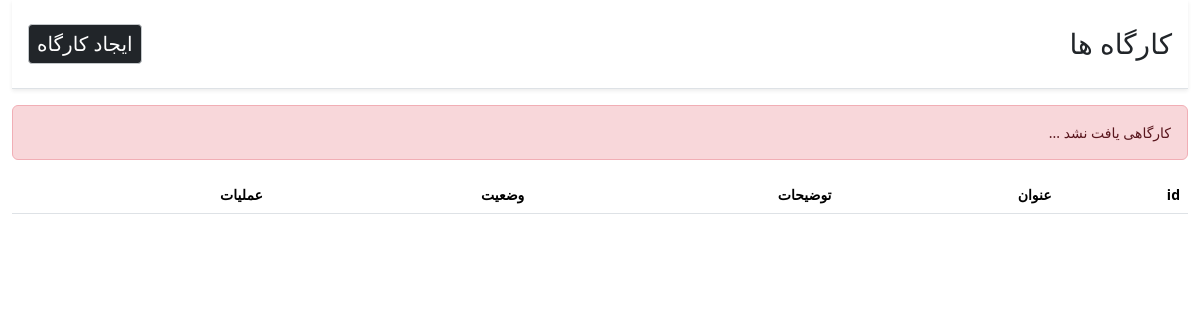
Page /admin_panel.php on the earlier database version.
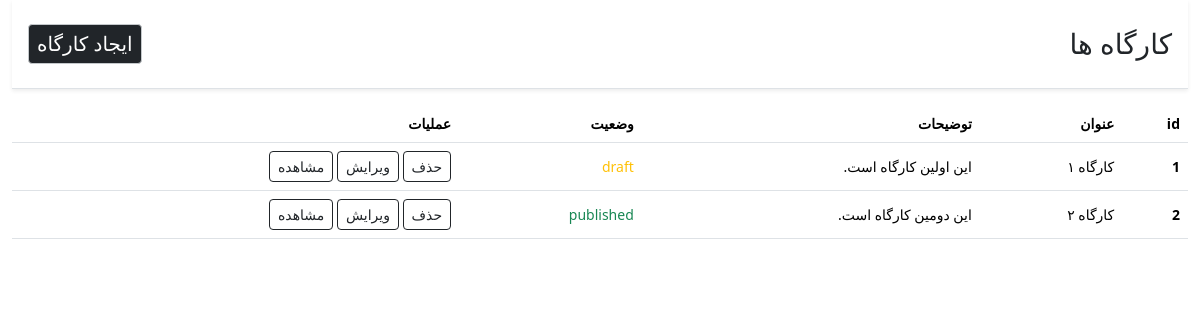
Same page on the later database version.
### tables this page shows
CREATE TABLE `workshops` (
  `id` int(11) NOT NULL,
  `title` varchar(255) NOT NULL,
  `body` text NOT NULL,
  `status` varchar(255) NOT NULL DEFAULT 'draft'
);

### admin_panel.php (the view, shortened to what this page needs)
<?php
include "./db.php";
$workshops = $db->query("SELECT * FROM workshops");
?>
<!doctype html>
<html lang="fa" dir="rtl">
    <head>
        <link rel="stylesheet" href="https://cdn.jsdelivr.net/npm/bootstrap@5.3.3/dist/css/bootstrap.rtl.min.css">
    </head>
    <body>
        <div class="container-fluid">
            <div class="row">
                <main class="col-12 ms-sm-auto  ">
                    <div class="d-flex shadow-sm justify-content-between flex-wrap flex-md-nowrap  align-items-center pt-4 pb-3 px-3 mb-3 border-bottom">
                        <h1 class="fs-3">کارگاه ها</h1>
                        <div class="btn-toolbar mb-md-2 mb-0 ">
                            <a href="#" class="btn btn-sm border border-secondary-subtle btn-dark fs-5 fw-medium btnCreate" data-bs-toggle="modal" data-bs-target="#edit&createModal">
                                ایجاد کارگاه
                            </a>
                        </div>
                    </div>
                    <div class="mt-t">
                        <div class="table-responsive small">
                            <table class="table table-hover align-middle">
                                <thead>
                                    <tr>
                                        <th>id</th>
                                        <th>عنوان</th>
                                        <th>توضیحات</th>
                                        <th>وضعیت</th>
                                        <th>عملیات</th>
                                    </tr>
                                </thead>
                                <tbody>
                                     <?php if($workshops->rowCount()>0):?>
                                        <?php foreach($workshops as $workshop):?>
                                        <tr>
                                            <th><?=$workshop['id']?></th>
                                            <td><?=$workshop['title']?></td>
                                            <td><?=substr($workshop['body'],0,100)?></td>
                                            <td class="<?=($workshop['status']=="draft")?'text-warning':'text-success'?>"><?=$workshop['status']?></td>
                                            <td>
                                                <button class="btn btn-sm btn-outline-dark btnDelete" data-id="<?=$workshop['id']?>">حذف</button>
                                                <button href="#" class="btn btn-sm btn-outline-dark btnEdit" data-id="<?=$workshop['id']?>" data-bs-toggle="modal" data-bs-target="#edit&createModal">
                                                    ویرایش
                                                </button>
                                                <button class="btn btn-sm btn-outline-dark btnShow" data-id="<?=$workshop['id']?>" data-bs-toggle="modal" data-bs-target="#viewModal">
                                                    مشاهده
                                                </button>
                                            </td>
                                        </tr>
                                        <?php endforeach?>
                                    <?php else: ?>
                                        <div class="col">
                                            <div class="alert alert-danger">کارگاهی یافت نشد ...</div>
                                        </div>
                                    <?php endif?>
                                </tbody>
                            </table>
                        </div>
                    </div>
                </main>
            </div>
        </div>
    </body>
</html>

Differences in the rows shown:
added workshops: id "1", title "کارگاه ۱", body "این اولین کارگاه است.", status "draft"
added workshops: id "2", title "کارگاه ۲", body "این دومین کارگاه است.", status "published"
Other differences:
text no longer shown: "کارگاهی یافت نشد ..."
